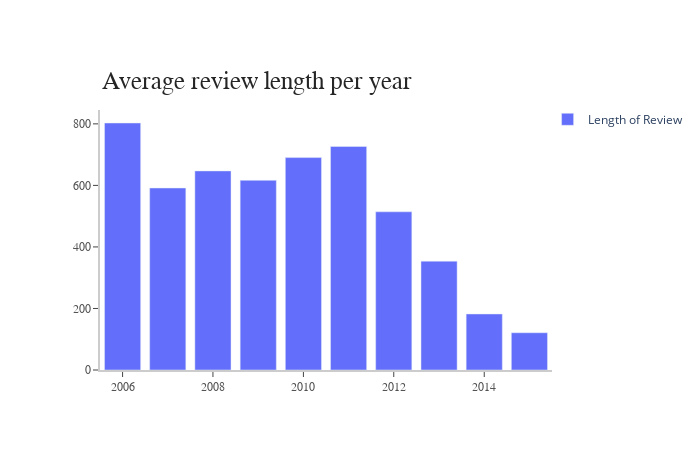

The cell this chart's notebook holds for it:
### Code cell
%%local
import plotly
import plotly.graph_objects as go

x = rdd_year_tab['_1']
y = rdd_year_tab['_2']
fig = go.Figure(data=[go.Bar(x=x, y=y, hovertext=x, name='Length of Review')])

fig.update_layout(
    xaxis=dict(
        showline=True,
        showgrid=False,
        showticklabels=True,
        linecolor='rgb(204, 204, 204)',
        linewidth=2,
        ticks='outside',
        tickfont=dict(
            family='Arial',
            size=12,
            color='rgb(82, 82, 82)',
        ),
    ),
    yaxis=dict(
        showline=True,
        showgrid=False,
        showticklabels=True,
        linecolor='rgb(204, 204, 204)',
        linewidth=2,
        ticks='outside',
        tickfont=dict(
            family='Arial',
            size=12,
            color='rgb(82, 82, 82)',
        ),
    ),
    autosize=False,
    margin=dict(
        autoexpand=True,
        l=100,
        r=20,
        t=110,
    ),
    showlegend=True,
    plot_bgcolor='white'
)
annotations = []

#annotation
annotations = []
annotations.append(dict(xref='paper', yref='paper', x=0.0, y=1.05,
                              xanchor='left', yanchor='bottom',
                              text='Average review length per year',
                              font=dict(family='Arial',
                                        size=25,
                                        color='rgb(37,37,37)'),
                              showarrow=False))

# Legend
fig.update_layout(legend=dict(
    orientation="v",
    yanchor="top",
    y=1.02,
    xanchor="right",
    x=1.3
))

fig.update_layout(annotations=annotations)
fig.show()

### Figure 1 — Plotly figure (JSON) as saved in the notebook; plotly's stock layout.template omitted (floating-point values rounded to 4 significant figures)
{"data": [{"hovertext": ["2006-01-01T00:00:00", "2007-01-01T00:00:00", "2008-01-01T00:00:00", "2009-01-01T00:00:00", "2010-01-01T00:00:00", "2011-01-01T00:00:00", "2012-01-01T00:00:00", "2013-01-01T00:00:00", "2014-01-01T00:00:00", "2015-01-01T00:00:00"], "name": "Length of Review", "type": "bar", "x": ["2006-01-01T00:00:00", "2007-01-01T00:00:00", "2008-01-01T00:00:00", "2009-01-01T00:00:00", "2010-01-01T00:00:00", "2011-01-01T00:00:00", "2012-01-01T00:00:00", "2013-01-01T00:00:00", "2014-01-01T00:00:00", "2015-01-01T00:00:00"], "y": [802.8, 591.5, 647.1, 616.5, 690.4, 726.4, 514.1, 353.7, 182.1, 121.1]}], "layout": {"annotations": [{"font": {"color": "rgb(37,37,37)", "family": "Arial", "size": 25}, "showarrow": false, "text": "Average review length per year", "x": 0, "xanchor": "left", "xref": "paper", "y": 1.05, "yanchor": "bottom", "yref": "paper"}], "autosize": false, "dragmode": "zoom", "height": 450, "legend": {"orientation": "v", "x": 1.3, "xanchor": "right", "y": 1.02, "yanchor": "top"}, "margin": {"autoexpand": true, "l": 100, "r": 20, "t": 110}, "plot_bgcolor": "white", "showlegend": true, "width": 700, "xaxis": {"autorange": true, "linecolor": "rgb(204, 204, 204)", "linewidth": 2, "range": ["2005-07-02 12:00", "2015-07-02 12:00"], "showgrid": false, "showline": true, "showticklabels": true, "tickfont": {"color": "rgb(82, 82, 82)", "family": "Arial", "size": 12}, "ticks": "outside", "type": "date"}, "yaxis": {"autorange": true, "linecolor": "rgb(204, 204, 204)", "linewidth": 2, "range": [0, 845.1], "showgrid": false, "showline": true, "showticklabels": true, "tickfont": {"color": "rgb(82, 82, 82)", "family": "Arial", "size": 12}, "ticks": "outside", "type": "linear"}}}
